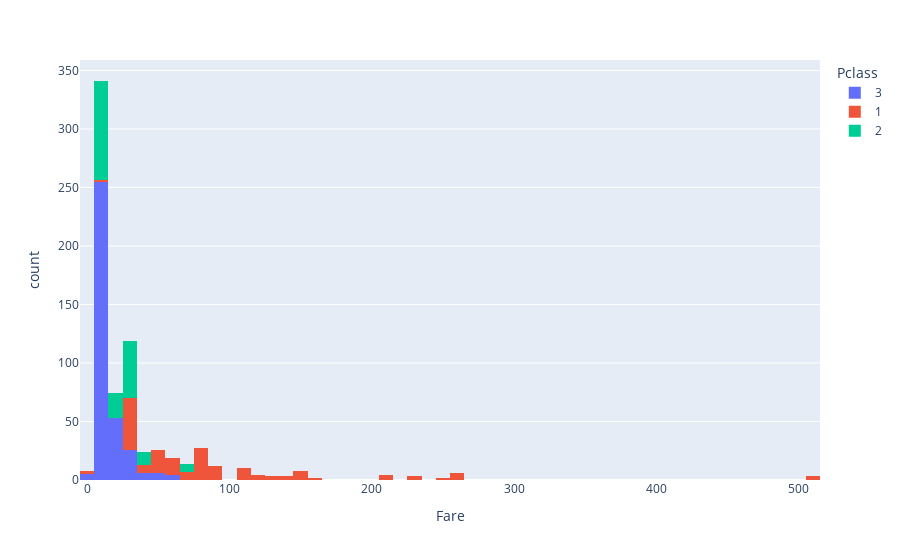

Here is the notebook cell this chart was saved with:
### Markdown cell above
## Etapa 2:
- Antes de iniciar a análise da correlação entre cada variável e a sobrevivência ou não do passageiro, é necessário se certificar de que todas a variáveis são relevantes para a observação

### Code cell
import plotly.express as px
for coluna in df:
    if coluna == "Fare":
        fig = px.histogram(df, x=coluna, color="Pclass")
        fig.show()

### Figure 1 — Plotly figure (JSON) as saved in the notebook; plotly's stock layout.template omitted (floating-point values rounded to 4 significant figures; data arrays with more than 128 entries replaced by an {"elided": "..."} marker saying what was removed)
{"data": [{"alignmentgroup": "True", "bingroup": "x", "hovertemplate": "Pclass=3<br>Fare=%{x}<br>count=%{y}<extra></extra>", "legendgroup": "3", "marker": {"color": "#636efa", "pattern": {"shape": ""}}, "name": "3", "offsetgroup": "3", "orientation": "v", "showlegend": true, "type": "histogram", "x": {"elided": "355 float values"}, "xaxis": "x", "yaxis": "y"}, {"alignmentgroup": "True", "bingroup": "x", "hovertemplate": "Pclass=1<br>Fare=%{x}<br>count=%{y}<extra></extra>", "legendgroup": "1", "marker": {"color": "#EF553B", "pattern": {"shape": ""}}, "name": "1", "offsetgroup": "1", "orientation": "v", "showlegend": true, "type": "histogram", "x": {"elided": "184 float values"}, "xaxis": "x", "yaxis": "y"}, {"alignmentgroup": "True", "bingroup": "x", "hovertemplate": "Pclass=2<br>Fare=%{x}<br>count=%{y}<extra></extra>", "legendgroup": "2", "marker": {"color": "#00cc96", "pattern": {"shape": ""}}, "name": "2", "offsetgroup": "2", "orientation": "v", "showlegend": true, "type": "histogram", "x": {"elided": "173 float values"}, "xaxis": "x", "yaxis": "y"}], "layout": {"autosize": true, "barmode": "relative", "legend": {"title": {"text": "Pclass"}, "tracegroupgap": 0}, "margin": {"t": 60}, "xaxis": {"anchor": "y", "autorange": true, "domain": [0, 1], "range": [-5, 515], "title": {"text": "Fare"}, "type": "linear"}, "yaxis": {"anchor": "x", "autorange": true, "domain": [0, 1], "range": [0, 358.9], "title": {"text": "count"}}}}
